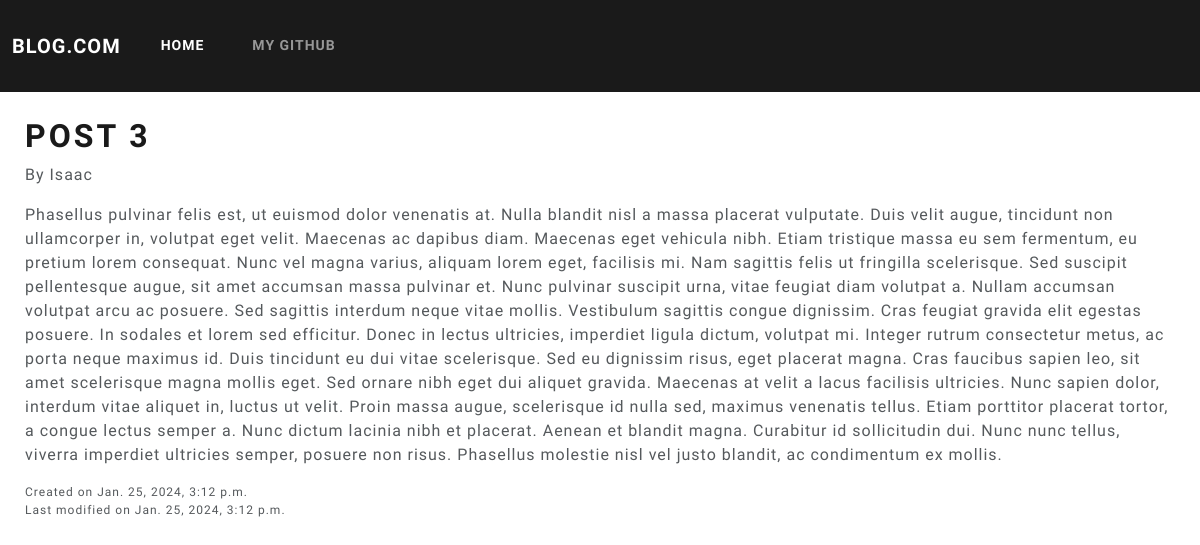
Page /Post_three/ on the committed database.
### blogApp/models.py (models this page shows, shortened)
class Post(models.Model):
    title = models.CharField(max_length=200, unique=True)
    slug = models.SlugField(max_length=200, unique=True)
    author = models.ForeignKey(User,on_delete=models.CASCADE)
    created_on = models.DateTimeField(auto_now_add=True)
    updated_on = models.DateTimeField(auto_now=True)
    content = models.TextField()
    status = models.IntegerField(choices=STATUS, default=0)
    class Meta:
        ordering = ['-created_on']

### blogApp/views.py (the view)
# urls.py: path('<slug:slug>/', views.PostDetail.as_view(), name = 'PostDetail'),
class PostDetail(generic.DetailView):
    model = Post
    template_name = 'post_detail.html'

### blogApp/templates/post_detail.html
{% extends 'base2.html' %}
{% block content %}
<div style="margin: 25px;">
    <h1>{{post.title}}</h1>
    <p>By <strong>{{post.author}}</strong></p>
    <p>{{post.content|safe}}</p>
    <p style="font-size: 12px;">Created on {{post.created_on}} <br>
        Last modified on {{post.updated_on}}</p>
</div>
{% endblock content %}

### rows in the picture
Post: title "POST 3", author "Isaac", content "Phasellus pulvinar felis est, ut euismod dolor venenatis at. Nulla blandit nisl a massa placerat vulputate. Duis velit augue, tincidunt non ullamcorper in, volutpat eget velit. Maecenas ac dapibus diam. Maecenas eget vehicula nibh. Etiam tristique massa eu sem fermentum, eu pretium lorem consequat. Nunc vel magna varius, aliquam lorem eget, facilisis mi. Nam sagittis felis ut fringilla scelerisque. Sed suscipit pellentesque augue, sit amet accumsan massa pulvinar et. Nunc pulvinar suscipit urna, vitae feugiat diam volutpat a. Nullam accumsan volutpat arcu ac posuere. Sed sagittis interdum neque vitae mollis. Vestibulum sagittis congue dignissim. Cras feugiat gravida elit egestas posuere. In…", created_on "Jan. 25, 2024, 3:12 p.m.", updated_on "Jan. 25, 2024, 3:12 p.m."
